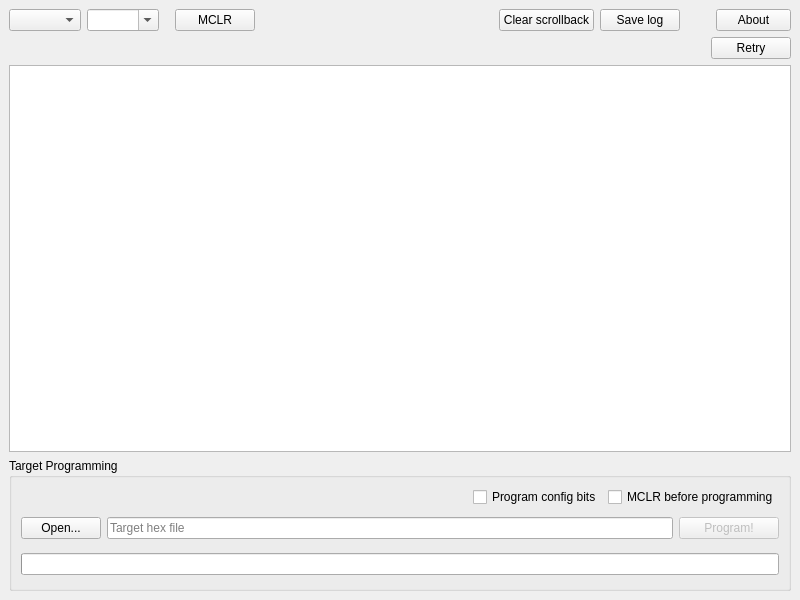
<?xml version="1.0" encoding="UTF-8"?>
<ui version="4.0">
 <class>MainWindow</class>
 <widget class="QMainWindow" name="MainWindow">
  <property name="geometry">
   <rect>
    <x>0</x>
    <y>0</y>
    <width>800</width>
    <height>600</height>
   </rect>
  </property>
  <property name="windowTitle">
   <string>BullyCPP</string>
  </property>
  <widget class="QWidget" name="centralwidget">
   <layout class="QVBoxLayout" name="verticalLayout">
    <item>
     <layout class="QHBoxLayout" name="horizontalLayout_3">
      <item>
       <widget class="QComboBox" name="serialPortComboBox">
        <property name="insertPolicy">
         <enum>QComboBox::InsertAlphabetically</enum>
        </property>
       </widget>
      </item>
      <item>
       <widget class="QComboBox" name="baudComboBox">
        <property name="sizePolicy">
         <sizepolicy hsizetype="Fixed" vsizetype="Fixed">
          <horstretch>0</horstretch>
          <verstretch>0</verstretch>
         </sizepolicy>
        </property>
        <property name="editable">
         <bool>true</bool>
        </property>
        <property name="insertPolicy">
         <enum>QComboBox::InsertAlphabetically</enum>
        </property>
       </widget>
      </item>
      <item>
       <spacer name="horizontalSpacer_4">
        <property name="orientation">
         <enum>Qt::Horizontal</enum>
        </property>
        <property name="sizeType">
         <enum>QSizePolicy::Maximum</enum>
        </property>
        <property name="sizeHint" stdset="0">
         <size>
          <width>10</width>
          <height>20</height>
         </size>
        </property>
       </spacer>
      </item>
      <item>
       <widget class="QPushButton" name="mclrButton">
        <property name="text">
         <string>MCLR</string>
        </property>
        <property name="shortcut">
         <string>Ctrl+R</string>
        </property>
        <property name="checkable">
         <bool>true</bool>
        </property>
       </widget>
      </item>
      <item>
       <spacer name="horizontalSpacer_2">
        <property name="orientation">
         <enum>Qt::Horizontal</enum>
        </property>
        <property name="sizeType">
         <enum>QSizePolicy::MinimumExpanding</enum>
        </property>
        <property name="sizeHint" stdset="0">
         <size>
          <width>30</width>
          <height>20</height>
         </size>
        </property>
       </spacer>
      </item>
      <item>
       <widget class="QPushButton" name="clearSerialButton">
        <property name="text">
         <string>Clear scrollback</string>
        </property>
       </widget>
      </item>
      <item>
       <widget class="QPushButton" name="saveSerialButton">
        <property name="text">
         <string>Save log</string>
        </property>
        <property name="shortcut">
         <string>Ctrl+S</string>
        </property>
       </widget>
      </item>
      <item>
       <spacer name="horizontalSpacer_3">
        <property name="orientation">
         <enum>Qt::Horizontal</enum>
        </property>
        <property name="sizeType">
         <enum>QSizePolicy::Maximum</enum>
        </property>
        <property name="sizeHint" stdset="0">
         <size>
          <width>30</width>
          <height>20</height>
         </size>
        </property>
       </spacer>
      </item>
      <item>
       <widget class="QPushButton" name="aboutButton">
        <property name="maximumSize">
         <size>
          <width>75</width>
          <height>16777215</height>
         </size>
        </property>
        <property name="text">
         <string>About</string>
        </property>
       </widget>
      </item>
     </layout>
    </item>
    <item>
     <widget class="QWidget" name="serialErrorWidget" native="true">
      <layout class="QHBoxLayout" name="horizontalLayout_4">
       <property name="spacing">
        <number>0</number>
       </property>
       <property name="leftMargin">
        <number>0</number>
       </property>
       <property name="topMargin">
        <number>0</number>
       </property>
       <property name="rightMargin">
        <number>0</number>
       </property>
       <property name="bottomMargin">
        <number>0</number>
       </property>
       <item>
        <widget class="QLabel" name="serialStatusLabel">
         <property name="font">
          <font>
           <weight>75</weight>
           <bold>true</bold>
          </font>
         </property>
         <property name="text">
          <string/>
         </property>
        </widget>
       </item>
       <item>
        <widget class="QPushButton" name="retrySerialButton">
         <property name="sizePolicy">
          <sizepolicy hsizetype="Fixed" vsizetype="Fixed">
           <horstretch>0</horstretch>
           <verstretch>0</verstretch>
          </sizepolicy>
         </property>
         <property name="text">
          <string>Retry</string>
         </property>
        </widget>
       </item>
      </layout>
     </widget>
    </item>
    <item>
     <widget class="InterceptQPlainTextEdit" name="serialText">
      <property name="undoRedoEnabled">
       <bool>false</bool>
      </property>
      <property name="lineWrapMode">
       <enum>QPlainTextEdit::NoWrap</enum>
      </property>
     </widget>
    </item>
    <item>
     <widget class="QGroupBox" name="programmingGroupBox">
      <property name="title">
       <string>Target Programming</string>
      </property>
      <layout class="QVBoxLayout" name="verticalLayout_2">
       <item>
        <layout class="QHBoxLayout" name="optionsLayout">
         <item>
          <widget class="QLabel" name="deviceInfoLabel">
           <property name="text">
            <string/>
           </property>
          </widget>
         </item>
         <item>
          <spacer name="horizontalSpacer">
           <property name="orientation">
            <enum>Qt::Horizontal</enum>
           </property>
           <property name="sizeHint" stdset="0">
            <size>
             <width>40</width>
             <height>20</height>
            </size>
           </property>
          </spacer>
         </item>
         <item alignment="Qt::AlignRight">
          <widget class="QCheckBox" name="configBitCheckBox">
           <property name="text">
            <string>Program config bits</string>
           </property>
          </widget>
         </item>
         <item alignment="Qt::AlignRight">
          <widget class="QCheckBox" name="mclrCheckBox">
           <property name="text">
            <string>MCLR before programming</string>
           </property>
          </widget>
         </item>
        </layout>
       </item>
       <item>
        <widget class="QWidget" name="programmingWidget" native="true">
         <property name="sizePolicy">
          <sizepolicy hsizetype="Preferred" vsizetype="Minimum">
           <horstretch>0</horstretch>
           <verstretch>0</verstretch>
          </sizepolicy>
         </property>
         <property name="minimumSize">
          <size>
           <width>0</width>
           <height>30</height>
          </size>
         </property>
         <layout class="QHBoxLayout" name="horizontalLayout_2">
          <property name="leftMargin">
           <number>0</number>
          </property>
          <property name="topMargin">
           <number>0</number>
          </property>
          <property name="rightMargin">
           <number>0</number>
          </property>
          <property name="bottomMargin">
           <number>0</number>
          </property>
          <item>
           <widget class="QPushButton" name="chooseHexFileButton">
            <property name="text">
             <string>Open...</string>
            </property>
            <property name="shortcut">
             <string>Ctrl+O</string>
            </property>
           </widget>
          </item>
          <item>
           <widget class="QLineEdit" name="hexFileNameEdit">
            <property name="placeholderText">
             <string>Target hex file</string>
            </property>
           </widget>
          </item>
          <item>
           <widget class="QPushButton" name="programButton">
            <property name="enabled">
             <bool>false</bool>
            </property>
            <property name="minimumSize">
             <size>
              <width>100</width>
              <height>0</height>
             </size>
            </property>
            <property name="text">
             <string>Program!</string>
            </property>
           </widget>
          </item>
         </layout>
        </widget>
       </item>
       <item>
        <widget class="QWidget" name="progressWidget" native="true">
         <property name="sizePolicy">
          <sizepolicy hsizetype="Preferred" vsizetype="Minimum">
           <horstretch>0</horstretch>
           <verstretch>0</verstretch>
          </sizepolicy>
         </property>
         <property name="minimumSize">
          <size>
           <width>0</width>
           <height>30</height>
          </size>
         </property>
         <layout class="QHBoxLayout" name="horizontalLayout">
          <property name="leftMargin">
           <number>0</number>
          </property>
          <property name="topMargin">
           <number>0</number>
          </property>
          <property name="rightMargin">
           <number>0</number>
          </property>
          <property name="bottomMargin">
           <number>0</number>
          </property>
          <item>
           <widget class="QProgressBar" name="programmingProgressBar">
            <property name="alignment">
             <set>Qt::AlignCenter</set>
            </property>
           </widget>
          </item>
         </layout>
        </widget>
       </item>
      </layout>
     </widget>
    </item>
   </layout>
  </widget>
 </widget>
 <customwidgets>
  <customwidget>
   <class>InterceptQPlainTextEdit</class>
   <extends>QPlainTextEdit</extends>
   <header>InterceptQPlainTextEdit.h</header>
  </customwidget>
 </customwidgets>
 <resources/>
 <connections/>
</ui>
